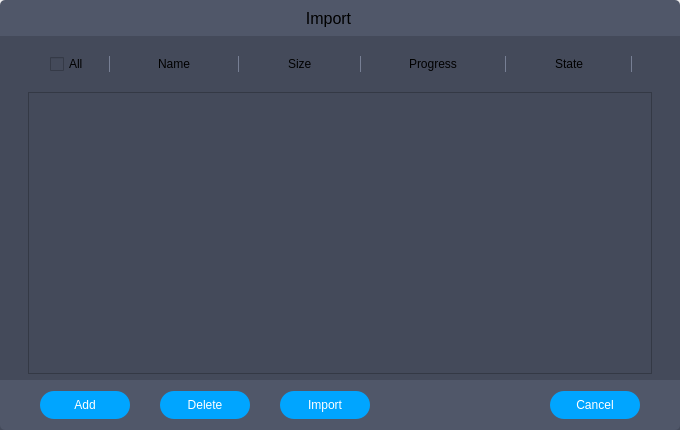
<?xml version="1.0" encoding="UTF-8"?>
<ui version="4.0">
 <class>ImportDialog</class>
 <widget class="QDialog" name="ImportDialog">
  <property name="geometry">
   <rect>
    <x>0</x>
    <y>0</y>
    <width>680</width>
    <height>430</height>
   </rect>
  </property>
  <property name="sizePolicy">
   <sizepolicy hsizetype="Minimum" vsizetype="Minimum">
    <horstretch>0</horstretch>
    <verstretch>0</verstretch>
   </sizepolicy>
  </property>
  <property name="minimumSize">
   <size>
    <width>680</width>
    <height>430</height>
   </size>
  </property>
  <property name="maximumSize">
   <size>
    <width>680</width>
    <height>430</height>
   </size>
  </property>
  <property name="windowTitle">
   <string>Dialog</string>
  </property>
  <layout class="QVBoxLayout" name="verticalLayout">
   <property name="spacing">
    <number>0</number>
   </property>
   <property name="leftMargin">
    <number>0</number>
   </property>
   <property name="topMargin">
    <number>0</number>
   </property>
   <property name="rightMargin">
    <number>0</number>
   </property>
   <property name="bottomMargin">
    <number>0</number>
   </property>
   <item>
    <widget class="QWidget" name="titleWidget" native="true">
     <property name="minimumSize">
      <size>
       <width>0</width>
       <height>36</height>
      </size>
     </property>
     <property name="maximumSize">
      <size>
       <width>16777215</width>
       <height>36</height>
      </size>
     </property>
     <property name="styleSheet">
      <string notr="true">background-color:#505769;
border-top-left-radius:5px;
border-top-right-radius:5px</string>
     </property>
     <layout class="QHBoxLayout" name="horizontalLayout">
      <item>
       <spacer name="horizontalSpacer">
        <property name="orientation">
         <enum>Qt::Horizontal</enum>
        </property>
        <property name="sizeType">
         <enum>QSizePolicy::MinimumExpanding</enum>
        </property>
        <property name="sizeHint" stdset="0">
         <size>
          <width>274</width>
          <height>15</height>
         </size>
        </property>
       </spacer>
      </item>
      <item>
       <widget class="QLabel" name="titleLabel">
        <property name="font">
         <font>
          <pointsize>12</pointsize>
         </font>
        </property>
        <property name="text">
         <string>Import</string>
        </property>
        <property name="alignment">
         <set>Qt::AlignCenter</set>
        </property>
       </widget>
      </item>
      <item>
       <spacer name="horizontalSpacer_2">
        <property name="orientation">
         <enum>Qt::Horizontal</enum>
        </property>
        <property name="sizeHint" stdset="0">
         <size>
          <width>250</width>
          <height>15</height>
         </size>
        </property>
       </spacer>
      </item>
      <item>
       <widget class="QPushButton" name="closeBtn">
        <property name="minimumSize">
         <size>
          <width>18</width>
          <height>18</height>
         </size>
        </property>
        <property name="maximumSize">
         <size>
          <width>18</width>
          <height>18</height>
         </size>
        </property>
        <property name="styleSheet">
         <string notr="true">QPushButton#closeBtn{border-image: url(:/images/res/images/ic_close_tab.png);}
QPushButton#closeBtn:pressed{border-image: url(:/images/res/images/ic_close_tab_p.png);}</string>
        </property>
        <property name="text">
         <string/>
        </property>
       </widget>
      </item>
     </layout>
    </widget>
   </item>
   <item>
    <widget class="QWidget" name="widget" native="true">
     <property name="sizePolicy">
      <sizepolicy hsizetype="Minimum" vsizetype="Minimum">
       <horstretch>0</horstretch>
       <verstretch>0</verstretch>
      </sizepolicy>
     </property>
     <property name="minimumSize">
      <size>
       <width>1</width>
       <height>16</height>
      </size>
     </property>
     <property name="styleSheet">
      <string notr="true">background-color:#444A5A;</string>
     </property>
     <layout class="QVBoxLayout" name="verticalLayout_2">
      <property name="spacing">
       <number>0</number>
      </property>
      <property name="leftMargin">
       <number>0</number>
      </property>
      <property name="topMargin">
       <number>0</number>
      </property>
      <property name="rightMargin">
       <number>0</number>
      </property>
      <property name="bottomMargin">
       <number>0</number>
      </property>
      <item>
       <widget class="QWidget" name="widget_2" native="true">
        <property name="sizePolicy">
         <sizepolicy hsizetype="Minimum" vsizetype="Minimum">
          <horstretch>0</horstretch>
          <verstretch>0</verstretch>
         </sizepolicy>
        </property>
        <property name="minimumSize">
         <size>
          <width>680</width>
          <height>56</height>
         </size>
        </property>
        <property name="maximumSize">
         <size>
          <width>680</width>
          <height>56</height>
         </size>
        </property>
        <layout class="QHBoxLayout" name="horizontalLayout_2">
         <property name="spacing">
          <number>0</number>
         </property>
         <property name="leftMargin">
          <number>0</number>
         </property>
         <property name="topMargin">
          <number>0</number>
         </property>
         <property name="rightMargin">
          <number>0</number>
         </property>
         <property name="bottomMargin">
          <number>0</number>
         </property>
         <item>
          <spacer name="horizontalSpacer_3">
           <property name="orientation">
            <enum>Qt::Horizontal</enum>
           </property>
           <property name="sizeType">
            <enum>QSizePolicy::Minimum</enum>
           </property>
           <property name="sizeHint" stdset="0">
            <size>
             <width>50</width>
             <height>20</height>
            </size>
           </property>
          </spacer>
         </item>
         <item>
          <widget class="QCheckBox" name="checkBox">
           <property name="text">
            <string>All</string>
           </property>
          </widget>
         </item>
         <item>
          <spacer name="horizontalSpacer_4">
           <property name="orientation">
            <enum>Qt::Horizontal</enum>
           </property>
           <property name="sizeType">
            <enum>QSizePolicy::Minimum</enum>
           </property>
           <property name="sizeHint" stdset="0">
            <size>
             <width>20</width>
             <height>20</height>
            </size>
           </property>
          </spacer>
         </item>
         <item>
          <widget class="QLabel" name="label">
           <property name="sizePolicy">
            <sizepolicy hsizetype="Minimum" vsizetype="Minimum">
             <horstretch>0</horstretch>
             <verstretch>0</verstretch>
            </sizepolicy>
           </property>
           <property name="minimumSize">
            <size>
             <width>1</width>
             <height>16</height>
            </size>
           </property>
           <property name="maximumSize">
            <size>
             <width>1</width>
             <height>16</height>
            </size>
           </property>
           <property name="styleSheet">
            <string notr="true">background-color: #777F94;</string>
           </property>
           <property name="text">
            <string/>
           </property>
          </widget>
         </item>
         <item>
          <spacer name="horizontalSpacer_5">
           <property name="orientation">
            <enum>Qt::Horizontal</enum>
           </property>
           <property name="sizeHint" stdset="0">
            <size>
             <width>45</width>
             <height>20</height>
            </size>
           </property>
          </spacer>
         </item>
         <item>
          <widget class="QLabel" name="label_2">
           <property name="text">
            <string>Name</string>
           </property>
          </widget>
         </item>
         <item>
          <spacer name="horizontalSpacer_6">
           <property name="orientation">
            <enum>Qt::Horizontal</enum>
           </property>
           <property name="sizeHint" stdset="0">
            <size>
             <width>45</width>
             <height>20</height>
            </size>
           </property>
          </spacer>
         </item>
         <item>
          <widget class="QLabel" name="label_3">
           <property name="sizePolicy">
            <sizepolicy hsizetype="Minimum" vsizetype="Minimum">
             <horstretch>0</horstretch>
             <verstretch>0</verstretch>
            </sizepolicy>
           </property>
           <property name="minimumSize">
            <size>
             <width>1</width>
             <height>16</height>
            </size>
           </property>
           <property name="maximumSize">
            <size>
             <width>1</width>
             <height>16</height>
            </size>
           </property>
           <property name="styleSheet">
            <string notr="true">background-color:  #777F94;</string>
           </property>
           <property name="text">
            <string/>
           </property>
          </widget>
         </item>
         <item>
          <spacer name="horizontalSpacer_7">
           <property name="orientation">
            <enum>Qt::Horizontal</enum>
           </property>
           <property name="sizeHint" stdset="0">
            <size>
             <width>45</width>
             <height>20</height>
            </size>
           </property>
          </spacer>
         </item>
         <item>
          <widget class="QLabel" name="label_4">
           <property name="text">
            <string>Size</string>
           </property>
          </widget>
         </item>
         <item>
          <spacer name="horizontalSpacer_8">
           <property name="orientation">
            <enum>Qt::Horizontal</enum>
           </property>
           <property name="sizeHint" stdset="0">
            <size>
             <width>45</width>
             <height>20</height>
            </size>
           </property>
          </spacer>
         </item>
         <item>
          <widget class="QLabel" name="label_5">
           <property name="sizePolicy">
            <sizepolicy hsizetype="Minimum" vsizetype="Minimum">
             <horstretch>0</horstretch>
             <verstretch>0</verstretch>
            </sizepolicy>
           </property>
           <property name="minimumSize">
            <size>
             <width>1</width>
             <height>16</height>
            </size>
           </property>
           <property name="maximumSize">
            <size>
             <width>1</width>
             <height>16</height>
            </size>
           </property>
           <property name="styleSheet">
            <string notr="true">background-color:  #777F94;</string>
           </property>
           <property name="text">
            <string/>
           </property>
          </widget>
         </item>
         <item>
          <spacer name="horizontalSpacer_9">
           <property name="orientation">
            <enum>Qt::Horizontal</enum>
           </property>
           <property name="sizeHint" stdset="0">
            <size>
             <width>45</width>
             <height>20</height>
            </size>
           </property>
          </spacer>
         </item>
         <item>
          <widget class="QLabel" name="label_6">
           <property name="text">
            <string>Progress</string>
           </property>
          </widget>
         </item>
         <item>
          <spacer name="horizontalSpacer_10">
           <property name="orientation">
            <enum>Qt::Horizontal</enum>
           </property>
           <property name="sizeHint" stdset="0">
            <size>
             <width>45</width>
             <height>20</height>
            </size>
           </property>
          </spacer>
         </item>
         <item>
          <widget class="QLabel" name="label_7">
           <property name="sizePolicy">
            <sizepolicy hsizetype="Minimum" vsizetype="Minimum">
             <horstretch>0</horstretch>
             <verstretch>0</verstretch>
            </sizepolicy>
           </property>
           <property name="minimumSize">
            <size>
             <width>1</width>
             <height>16</height>
            </size>
           </property>
           <property name="maximumSize">
            <size>
             <width>1</width>
             <height>16</height>
            </size>
           </property>
           <property name="styleSheet">
            <string notr="true">background-color: #777F94;</string>
           </property>
           <property name="text">
            <string/>
           </property>
          </widget>
         </item>
         <item>
          <spacer name="horizontalSpacer_11">
           <property name="orientation">
            <enum>Qt::Horizontal</enum>
           </property>
           <property name="sizeHint" stdset="0">
            <size>
             <width>45</width>
             <height>20</height>
            </size>
           </property>
          </spacer>
         </item>
         <item>
          <widget class="QLabel" name="label_8">
           <property name="text">
            <string>State</string>
           </property>
          </widget>
         </item>
         <item>
          <spacer name="horizontalSpacer_12">
           <property name="orientation">
            <enum>Qt::Horizontal</enum>
           </property>
           <property name="sizeHint" stdset="0">
            <size>
             <width>45</width>
             <height>20</height>
            </size>
           </property>
          </spacer>
         </item>
         <item>
          <widget class="QLabel" name="label_9">
           <property name="sizePolicy">
            <sizepolicy hsizetype="Minimum" vsizetype="Minimum">
             <horstretch>0</horstretch>
             <verstretch>0</verstretch>
            </sizepolicy>
           </property>
           <property name="minimumSize">
            <size>
             <width>1</width>
             <height>16</height>
            </size>
           </property>
           <property name="maximumSize">
            <size>
             <width>1</width>
             <height>16</height>
            </size>
           </property>
           <property name="styleSheet">
            <string notr="true">background-color:  #777F94;</string>
           </property>
           <property name="text">
            <string/>
           </property>
          </widget>
         </item>
         <item>
          <spacer name="horizontalSpacer_13">
           <property name="orientation">
            <enum>Qt::Horizontal</enum>
           </property>
           <property name="sizeHint" stdset="0">
            <size>
             <width>45</width>
             <height>20</height>
            </size>
           </property>
          </spacer>
         </item>
        </layout>
       </widget>
      </item>
      <item>
       <layout class="QHBoxLayout" name="horizontalLayout_3">
        <property name="spacing">
         <number>0</number>
        </property>
        <property name="bottomMargin">
         <number>6</number>
        </property>
        <item>
         <spacer name="horizontalSpacer_14">
          <property name="orientation">
           <enum>Qt::Horizontal</enum>
          </property>
          <property name="sizeType">
           <enum>QSizePolicy::Maximum</enum>
          </property>
          <property name="sizeHint" stdset="0">
           <size>
            <width>28</width>
            <height>20</height>
           </size>
          </property>
         </spacer>
        </item>
        <item>
         <widget class="QListWidget" name="listWidget"/>
        </item>
        <item>
         <spacer name="horizontalSpacer_15">
          <property name="orientation">
           <enum>Qt::Horizontal</enum>
          </property>
          <property name="sizeType">
           <enum>QSizePolicy::Maximum</enum>
          </property>
          <property name="sizeHint" stdset="0">
           <size>
            <width>28</width>
            <height>20</height>
           </size>
          </property>
         </spacer>
        </item>
       </layout>
      </item>
      <item>
       <widget class="QWidget" name="widget_3" native="true">
        <property name="sizePolicy">
         <sizepolicy hsizetype="Minimum" vsizetype="Minimum">
          <horstretch>0</horstretch>
          <verstretch>0</verstretch>
         </sizepolicy>
        </property>
        <property name="minimumSize">
         <size>
          <width>680</width>
          <height>50</height>
         </size>
        </property>
        <property name="maximumSize">
         <size>
          <width>680</width>
          <height>50</height>
         </size>
        </property>
        <property name="styleSheet">
         <string notr="true">background-color:#505769;
border-bottom-left-radius:5px;
border-bottom-right-radius:5px;
</string>
        </property>
        <layout class="QHBoxLayout" name="horizontalLayout_4">
         <property name="spacing">
          <number>0</number>
         </property>
         <property name="leftMargin">
          <number>0</number>
         </property>
         <property name="topMargin">
          <number>0</number>
         </property>
         <property name="rightMargin">
          <number>0</number>
         </property>
         <property name="bottomMargin">
          <number>0</number>
         </property>
         <item>
          <spacer name="horizontalSpacer_16">
           <property name="orientation">
            <enum>Qt::Horizontal</enum>
           </property>
           <property name="sizeType">
            <enum>QSizePolicy::Minimum</enum>
           </property>
           <property name="sizeHint" stdset="0">
            <size>
             <width>40</width>
             <height>20</height>
            </size>
           </property>
          </spacer>
         </item>
         <item>
          <widget class="QPushButton" name="addBtn">
           <property name="sizePolicy">
            <sizepolicy hsizetype="Minimum" vsizetype="Minimum">
             <horstretch>0</horstretch>
             <verstretch>0</verstretch>
            </sizepolicy>
           </property>
           <property name="minimumSize">
            <size>
             <width>90</width>
             <height>28</height>
            </size>
           </property>
           <property name="maximumSize">
            <size>
             <width>80</width>
             <height>28</height>
            </size>
           </property>
           <property name="styleSheet">
            <string notr="true">QPushButton{
color: rgb(255, 255, 255);
border-radius:14px 14px 14px 14px;
background-color: rgb(0, 165, 255);
}
QPushButton:hover{
background-color: rgb(85, 255, 255);
}

QPushButton:pressed{
background-color: rgb(144, 144, 144);
}

QPushButton:disabled{
background-color: rgba(0, 0, 0, 0);
color: rgb(255, 255, 255);
border-radius:14px 14px 14px 14px;
border: 1px solid #FFFFFF;
}

</string>
           </property>
           <property name="text">
            <string>Add</string>
           </property>
          </widget>
         </item>
         <item>
          <spacer name="horizontalSpacer_17">
           <property name="orientation">
            <enum>Qt::Horizontal</enum>
           </property>
           <property name="sizeType">
            <enum>QSizePolicy::Minimum</enum>
           </property>
           <property name="sizeHint" stdset="0">
            <size>
             <width>30</width>
             <height>20</height>
            </size>
           </property>
          </spacer>
         </item>
         <item>
          <widget class="QPushButton" name="deleteBtn">
           <property name="sizePolicy">
            <sizepolicy hsizetype="Minimum" vsizetype="Minimum">
             <horstretch>0</horstretch>
             <verstretch>0</verstretch>
            </sizepolicy>
           </property>
           <property name="minimumSize">
            <size>
             <width>90</width>
             <height>28</height>
            </size>
           </property>
           <property name="maximumSize">
            <size>
             <width>90</width>
             <height>28</height>
            </size>
           </property>
           <property name="styleSheet">
            <string notr="true">QPushButton{
color: rgb(255, 255, 255);
border-radius:14px 14px 14px 14px;
background-color: rgb(0, 165, 255);
}
QPushButton:hover{
background-color: rgb(85, 255, 255);
}

QPushButton:pressed{
background-color: rgb(144, 144, 144);
}

QPushButton:disabled{
background-color: rgba(0, 0, 0, 0);
color: rgb(255, 255, 255);
border-radius:14px 14px 14px 14px;
border: 1px solid #FFFFFF;
}</string>
           </property>
           <property name="text">
            <string>Delete</string>
           </property>
          </widget>
         </item>
         <item>
          <spacer name="horizontalSpacer_18">
           <property name="orientation">
            <enum>Qt::Horizontal</enum>
           </property>
           <property name="sizeType">
            <enum>QSizePolicy::Minimum</enum>
           </property>
           <property name="sizeHint" stdset="0">
            <size>
             <width>30</width>
             <height>20</height>
            </size>
           </property>
          </spacer>
         </item>
         <item>
          <widget class="QPushButton" name="exportBtn">
           <property name="sizePolicy">
            <sizepolicy hsizetype="Minimum" vsizetype="Minimum">
             <horstretch>0</horstretch>
             <verstretch>0</verstretch>
            </sizepolicy>
           </property>
           <property name="minimumSize">
            <size>
             <width>90</width>
             <height>28</height>
            </size>
           </property>
           <property name="maximumSize">
            <size>
             <width>90</width>
             <height>28</height>
            </size>
           </property>
           <property name="styleSheet">
            <string notr="true">QPushButton{
color: rgb(255, 255, 255);
border-radius:14px 14px 14px 14px;
background-color: rgb(0, 165, 255);
}
QPushButton:hover{
background-color: rgb(85, 255, 255);
}

QPushButton:pressed{
background-color: rgb(144, 144, 144);
}

QPushButton:disabled{
background-color: rgba(0, 0, 0, 0);
color: rgb(255, 255, 255);
border-radius:14px 14px 14px 14px;
border: 1px solid #FFFFFF;
}</string>
           </property>
           <property name="text">
            <string>Import</string>
           </property>
          </widget>
         </item>
         <item>
          <spacer name="horizontalSpacer_19">
           <property name="orientation">
            <enum>Qt::Horizontal</enum>
           </property>
           <property name="sizeType">
            <enum>QSizePolicy::Minimum</enum>
           </property>
           <property name="sizeHint" stdset="0">
            <size>
             <width>180</width>
             <height>20</height>
            </size>
           </property>
          </spacer>
         </item>
         <item>
          <widget class="QPushButton" name="cancelBtn">
           <property name="sizePolicy">
            <sizepolicy hsizetype="Minimum" vsizetype="Minimum">
             <horstretch>0</horstretch>
             <verstretch>0</verstretch>
            </sizepolicy>
           </property>
           <property name="minimumSize">
            <size>
             <width>90</width>
             <height>28</height>
            </size>
           </property>
           <property name="maximumSize">
            <size>
             <width>90</width>
             <height>28</height>
            </size>
           </property>
           <property name="styleSheet">
            <string notr="true">QPushButton{
color: rgb(255, 255, 255);
border-radius:14px 14px 14px 14px;
background-color: rgb(0, 165, 255);
}
QPushButton:hover{
background-color: rgb(85, 255, 255);
}

QPushButton:pressed{
background-color: rgb(144, 144, 144);
}

QPushButton:disabled{
background-color: rgba(0, 0, 0, 0);
color: rgb(255, 255, 255);
border-radius:14px 14px 14px 14px;
border: 1px solid #FFFFFF;
}</string>
           </property>
           <property name="text">
            <string>Cancel</string>
           </property>
          </widget>
         </item>
         <item>
          <spacer name="horizontalSpacer_20">
           <property name="orientation">
            <enum>Qt::Horizontal</enum>
           </property>
           <property name="sizeHint" stdset="0">
            <size>
             <width>25</width>
             <height>20</height>
            </size>
           </property>
          </spacer>
         </item>
        </layout>
       </widget>
      </item>
     </layout>
    </widget>
   </item>
  </layout>
 </widget>
 <resources/>
 <connections/>
</ui>
